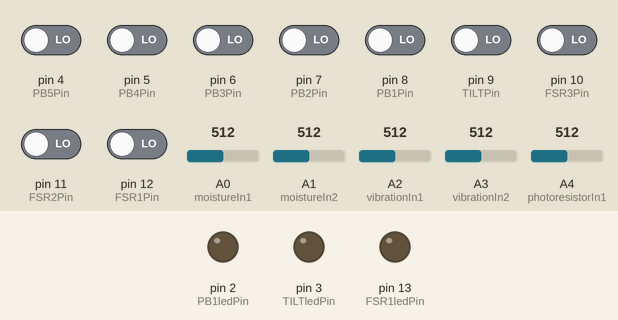
Bench run of a sketch on a simulated Arduino Uno, built with avr-gcc and run on an emulated ATmega328P. Parts: output pins drawn as LEDs (lit = HIGH). The inputs (shaded band) are chosen by the test bench; at power-on: pin 4 (PB5Pin), pin 5 (PB4Pin), pin 6 (PB3Pin), pin 7 (PB2Pin), pin 8 (PB1Pin), pin 9 (TILTPin), pin 10 (FSR3Pin), pin 11 (FSR2Pin), pin 12 (FSR1Pin) LOW, A0 (moistureIn1) = 512, A1 (moistureIn2) = 512, A2 (vibrationIn1) = 512, A3 (vibrationIn2) = 512, A4 (photoresistorIn1) = 512. Pins used as bus, display or sensor lines are not drawn; what the sketch prints to the serial monitor is not drawn.

Above: at 1.2 s.
1.3 s: pin 6 (PB3Pin) driven HIGH
At 2.5 s:
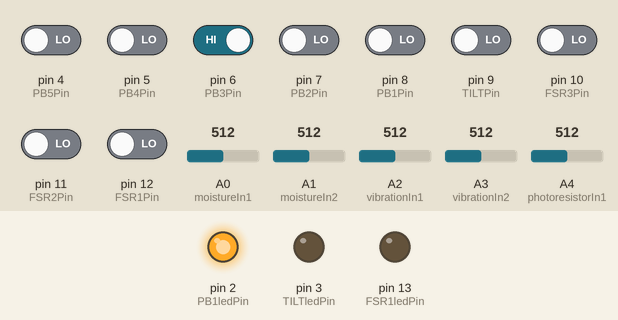
2.9 s: pin 9 (TILTPin) driven HIGH
At 4.0 s:
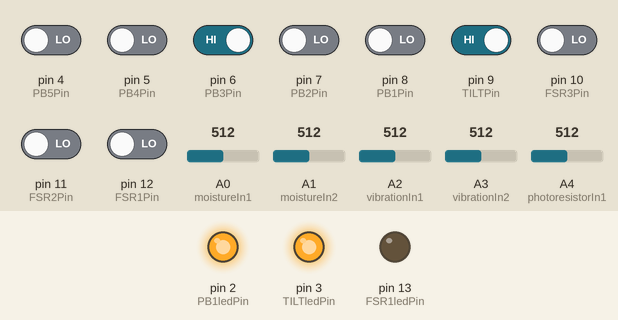
4.5 s: pin 10 (FSR3Pin) driven HIGH
At 5.6 s:
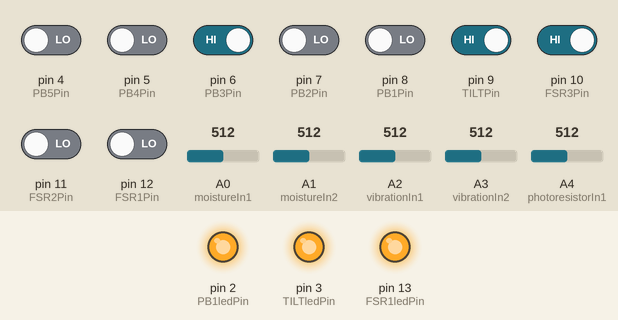
6.1 s: pin 6 (PB3Pin) driven LOW
At 7.1 s:
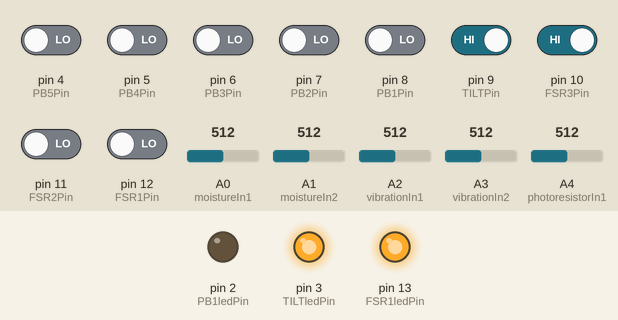
7.7 s: pin 9 (TILTPin) driven LOW
At 8.6 s:
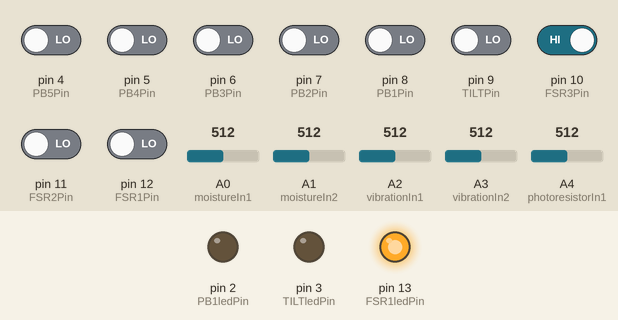
9.3 s: pin 6 (PB3Pin) driven HIGH
At 10.2 s:
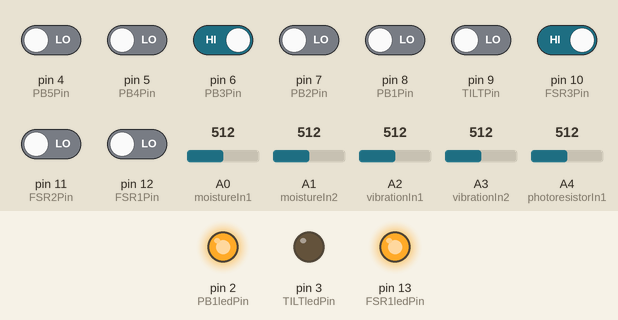
Timing chart, 0 to 11.9 s (numbered marks = the images above; inputs shaded):
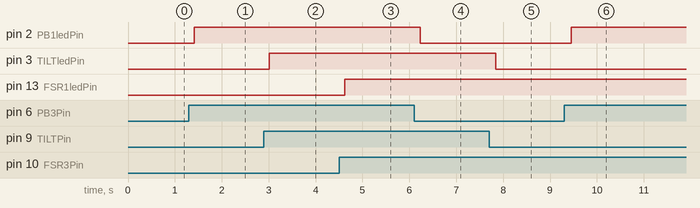

Measured:
- after the input at 1.3 s, pin 2 (PB1ledPin): LOW → HIGH after 0.11 s
- after the input at 2.9 s, pin 3 (TILTledPin): LOW → HIGH after 0.12 s
- after the input at 4.5 s, pin 13 (FSR1ledPin): LOW → HIGH after 0.13 s
- after the input at 6.1 s, pin 2 (PB1ledPin): HIGH → LOW after 0.13 s
- after the input at 7.7 s, pin 3 (TILTledPin): HIGH → LOW after 0.14 s
- after the input at 9.3 s, pin 2 (PB1ledPin): LOW → HIGH after 0.15 s

The sketch:

analog_digital_14_input.ino
```cpp
////////////////////////////
//12 INPUTS,  1 BREADBOARD//
//ANALOG:                 //
//  MOISTURE1:         A0 //
//  MOISTURE2:         A1 //
//  VIBRATION1:        A2 //
//  VIBRATION2:        A3 //
//  PHOTORESISTOR*:    A4 //
//DIGITAL*:               //
//  FSR1:              12 //
//  FSR2:              11 //
//  FSR3:              10 //
//  TILT:              09 //
//  PB1:               08 //
//  PB2:               07 //
//  PB3:               06 //
//  PB4:               05 //
//  PB5:               04 //
//*10K OHM RESISTOR NEEDED//
////////////////////////////

//what's in the digital pins
const int FSR1Pin = 12;
const int FSR2Pin = 11;
const int FSR3Pin = 10;
const int TILTPin = 9;
const int PB1Pin = 8;
const int PB2Pin = 7;
const int PB3Pin = 6;
const int PB4Pin = 5;
const int PB5Pin = 4;

//relative digital test LEDs
const int FSR1ledPin =  13;
const int FSR2ledPin =  13;
const int FSR3ledPin =  13;
const int TILTledPin =  3;
const int PB1ledPin =  2;
const int PB2ledPin =  2;
const int PB3ledPin =  2;
const int PB4ledPin =  1;
const int PB5ledPin =  1;

//what's in the analog pins
const int moistureIn1 = A0;
const int moistureIn2 = A1;
const int vibrationIn1 = A2;
const int vibrationIn2 = A3;
const int photoresistorIn1 = A4;

//relative output pins
const int analogOutPin0 = 0;
const int analogOutPin1 = 0;
const int analogOutPin2 = 0;
const int analogOutPin3 = 0;
const int analogOutPin4 = 0;


//the variables that will change for digital
int FSR1State = 0;
int FSR2State = 0;
int FSR3State = 0;
int TILTState = 0;
int PB1State = 0;
int PB2State = 0;
int PB3State = 0;
int PB4State = 0;
int PB5State = 0;

//the variables that will change for analog
int moisture1ReadValue = 0;
int moisture2ReadValue = 0;
int vibration1ReadValue = 0;
int vibration2ReadValue = 0;
int photoresistor1ReadValue = 0;

int moisture1OutputValue = 0;
int moisture2OutputValue = 0;
int vibration1OutputValue = 0;
int vibration2OutputValue = 0;
int photoresistor1OutputValue = 0;
int photoresistor15OutputValue = 0;


void setup() {

//initialise serial communications at 9600 bps:
Serial.begin(9600);


//initialising the LEDs as the digital outputs
  pinMode(FSR1ledPin, OUTPUT);
  pinMode(FSR2ledPin, OUTPUT);
  pinMode(FSR3ledPin, OUTPUT);
  pinMode(TILTledPin, OUTPUT);
  pinMode(PB1ledPin, OUTPUT);
  pinMode(PB2ledPin, OUTPUT);
  pinMode(PB3ledPin, OUTPUT);
  pinMode(PB4ledPin, OUTPUT);
  pinMode(PB5ledPin, OUTPUT);

// initialising the different digital inputs
  pinMode(FSR1Pin, INPUT);
  pinMode(FSR2Pin, INPUT);
  pinMode(FSR3Pin, INPUT);
  pinMode(TILTPin, INPUT);
  pinMode(PB1Pin, INPUT);
  pinMode(PB2Pin, INPUT);
  pinMode(PB3Pin, INPUT);
  pinMode(PB4Pin, INPUT);
  pinMode(PB5Pin, INPUT);

}


void loop() {

//read the state of the digital inputs
  FSR1State = digitalRead(FSR1Pin);
  FSR2State = digitalRead(FSR2Pin);
  FSR3State = digitalRead(FSR3Pin);
  TILTState = digitalRead(TILTPin);
  PB1State = digitalRead(PB1Pin);
  PB2State = digitalRead(PB2Pin);
  PB3State = digitalRead(PB3Pin);
  PB4State = digitalRead(PB4Pin);
  PB5State = digitalRead(PB5Pin);

//read the value of the analog inputs
  moisture1ReadValue = analogRead(moistureIn1);
  moisture2ReadValue = analogRead(moistureIn2);
  vibration1ReadValue = analogRead(vibrationIn1);
  vibration2ReadValue = analogRead(vibrationIn2);
  photoresistor1ReadValue = analogRead(photoresistorIn1);

//map the analog input to a certain range
  moisture1OutputValue = map(moisture1ReadValue, 0, 1023, 21, 60);
  moisture2OutputValue = map(moisture2ReadValue, 0, 1023, 61, 100);
  vibration1OutputValue = map(vibration1ReadValue, 0, 1023, 101, 140);
  vibration2OutputValue = map(vibration2ReadValue, 0, 1023, 141, 180);
  photoresistor1OutputValue = map(photoresistor1ReadValue, 0, 1023, 181, 210);
  photoresistor15OutputValue = map(photoresistor1ReadValue, 0, 1023, 211, 240);

//change the analog out value:
  analogWrite(analogOutPin0, moisture1OutputValue);
  analogWrite(analogOutPin1, moisture2OutputValue);
  analogWrite(analogOutPin2, vibration1OutputValue);
  analogWrite(analogOutPin3, vibration2OutputValue);
  analogWrite(analogOutPin4, photoresistor1OutputValue);


//change the state of the digital inputs
//FSR1
if (FSR1State == HIGH) {
    // turn LED on:
    digitalWrite(FSR1ledPin, HIGH);
    Serial.write(1);
  } else {
    // turn LED off:
    digitalWrite(FSR1ledPin, LOW);
    Serial.write(0);
  }

//FSR2
  if (FSR2State == HIGH) {
    // turn LED on:
    digitalWrite(FSR2ledPin, HIGH);
    Serial.write(3);
  } else {
    // turn LED off:
    digitalWrite(FSR2ledPin, LOW);
    Serial.write(2);
  }

//FSR3
  if (FSR3State == HIGH) {
    // turn LED on:
    digitalWrite(FSR3ledPin, HIGH);
    Serial.write(5);
  } else {
    // turn LED off:
    digitalWrite(FSR3ledPin, LOW);
    Serial.write(4);
  }

//TILT
  if (TILTState == HIGH) {
    // turn LED on:
    digitalWrite(TILTledPin, HIGH);
    Serial.write(7);
  } else {
    // turn LED off:
    digitalWrite(TILTledPin, LOW);
    Serial.write(6);
  }

//PB1
  if (PB1State == HIGH) {
    // turn LED on:
    digitalWrite(PB1ledPin, HIGH);
    Serial.write(9);
  } else {
    // turn LED off:
    digitalWrite(PB1ledPin, LOW);
    Serial.write(8);
  }

//PB2
  if (PB2State == HIGH) {
    // turn LED on:
    digitalWrite(PB2ledPin, HIGH);
    Serial.write(11);
  } else {
    // turn LED off:
    digitalWrite(PB2ledPin, LOW);
    Serial.write(10);
  }

//PB3
  if (PB3State == HIGH) {
    // turn LED on:
    digitalWrite(PB3ledPin, HIGH);
    Serial.write(13);
  } else {
    // turn LED off:
    digitalWrite(PB3ledPin, LOW);
    Serial.write(12);
  }

//PB4
  if (PB4State == HIGH) {
    // turn LED on:
    digitalWrite(PB4ledPin, HIGH);
    Serial.write(15);
  } else {
    // turn LED off:
    digitalWrite(PB4ledPin, LOW);
    Serial.write(14);
  }

//PB5
  if (PB5State == HIGH) {
    // turn LED on:
    digitalWrite(PB5ledPin, HIGH);
    Serial.write(17);
  } else {
    // turn LED off:
    digitalWrite(PB5ledPin, LOW);
    Serial.write(16);
  }

//Send analog results
//Moisture 1
Serial.write(moisture1OutputValue);
//Moisture 2
Serial.write(moisture2OutputValue);
//Vibration 1
Serial.write(vibration1OutputValue);
//Vibration 2
Serial.write(vibration2OutputValue);
//Photoresistor for Volume
Serial.write(photoresistor1OutputValue);
//Photoresistor for Granulation
if(photoresistor15OutputValue < 211) {
  Serial.write(210);
} else {
  Serial.write(photoresistor15OutputValue);
}

////Print results to serial monitor
////Moisture 1
//  Serial.print("moisture sensor 1 = ");
//  Serial.print(moisture1ReadValue);
//  Serial.print("\t m1output = ");
//  Serial.println(moisture1OutputValue);
//
////Moisture 2
//  Serial.print("moisture sensor 2 = ");
//  Serial.print(moisture2ReadValue);
//  Serial.print("\t m2output1 = ");
//  Serial.println(moisture2OutputValue);
//
////Vibration 1
//  Serial.print("vibration sensor 1 = ");
//  Serial.print(vibration1ReadValue);
//  Serial.print("\t v1output2 = ");
//  Serial.println(vibration1OutputValue);
//
////Vibration 2
//  Serial.print("vibration sensor 2 = ");
//  Serial.print(vibration2ReadValue);
//  Serial.print("\t v2output3 = ");
//  Serial.println(vibration2OutputValue);
//
////Photoresistor
//  Serial.print("photoresistor 1 = ");
//  Serial.print(photoresistor1ReadValue);
//  Serial.print("\t poutput4 = ");
//  Serial.println(photoresistor1OutputValue);
//
////FRS 1
//  Serial.print("FSR 1 = ");
//  Serial.println(FSR1State);
//
////FSR2
//  Serial.print("FSR 2 = ");
//  Serial.println(FSR2State);
//
////FSR3
//  Serial.print("FSR 3 = ");
//  Serial.println(FSR3State);
//
////Tilt
//  Serial.print("Tilt = ");
//  Serial.println(TILTState);
//
////PB 1
//  Serial.print("PB 1 = ");
//  Serial.println(PB1State);
//
////PB 2
//  Serial.print("PB 2 = ");
//  Serial.println(PB2State);
//
////PB 3
//  Serial.print("PB 3 = ");
//  Serial.print(PB3State);
//
////PB 4
//  Serial.print("PB 4 = ");
//  Serial.println(PB4State);
//
////PB 5
//  Serial.print("PB 5 = ");
//  Serial.println(PB5State);

  // wait 2 milliseconds before the next loop
  // for the analog-to-digital converter to settle
  // after the last reading:
  delay(200);
}
```
